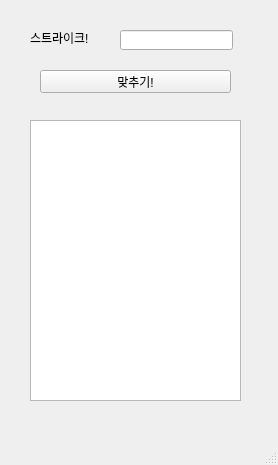
<?xml version="1.0" encoding="UTF-8"?>
<ui version="4.0">
 <class>MainWindow</class>
 <widget class="QMainWindow" name="MainWindow">
  <property name="geometry">
   <rect>
    <x>0</x>
    <y>0</y>
    <width>278</width>
    <height>465</height>
   </rect>
  </property>
  <property name="windowTitle">
   <string>MainWindow</string>
  </property>
  <widget class="QWidget" name="centralwidget">
   <widget class="QLabel" name="lbl">
    <property name="geometry">
     <rect>
      <x>30</x>
      <y>30</y>
      <width>71</width>
      <height>16</height>
     </rect>
    </property>
    <property name="text">
     <string>스트라이크!</string>
    </property>
   </widget>
   <widget class="QLineEdit" name="le">
    <property name="geometry">
     <rect>
      <x>120</x>
      <y>30</y>
      <width>113</width>
      <height>20</height>
     </rect>
    </property>
   </widget>
   <widget class="QPushButton" name="pb">
    <property name="geometry">
     <rect>
      <x>40</x>
      <y>70</y>
      <width>191</width>
      <height>23</height>
     </rect>
    </property>
    <property name="text">
     <string>맞추기!</string>
    </property>
   </widget>
   <widget class="QPlainTextEdit" name="pte">
    <property name="geometry">
     <rect>
      <x>30</x>
      <y>120</y>
      <width>211</width>
      <height>281</height>
     </rect>
    </property>
   </widget>
  </widget>
  <widget class="QMenuBar" name="menubar">
   <property name="geometry">
    <rect>
     <x>0</x>
     <y>0</y>
     <width>278</width>
     <height>21</height>
    </rect>
   </property>
  </widget>
  <widget class="QStatusBar" name="statusbar"/>
 </widget>
 <resources/>
 <connections/>
</ui>
